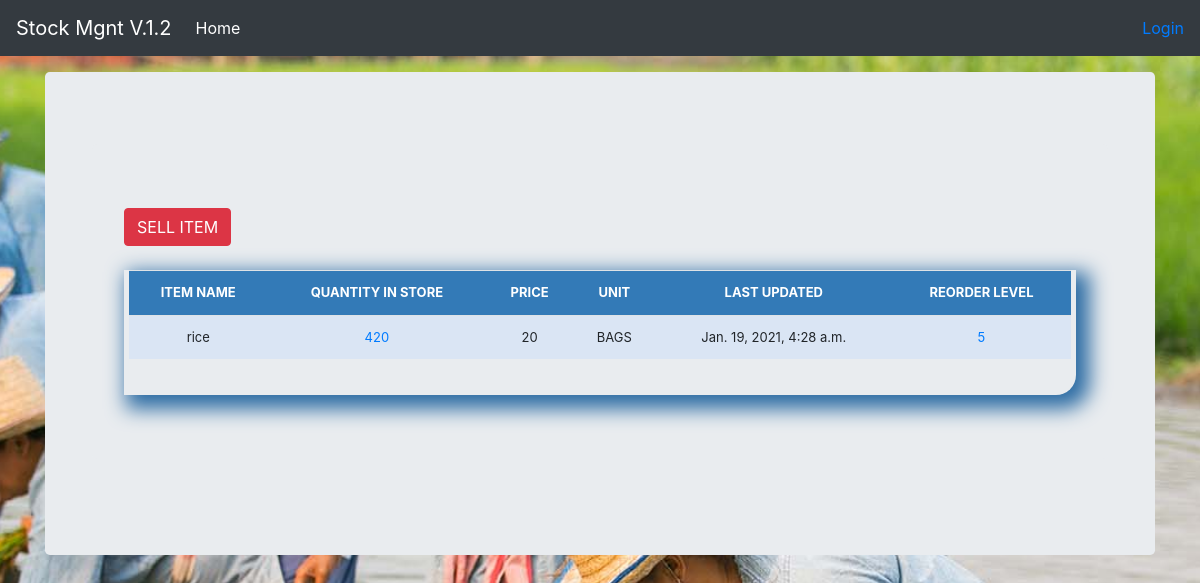
/shop_stock_detail/2/, run on an earlier commit of the app's database.
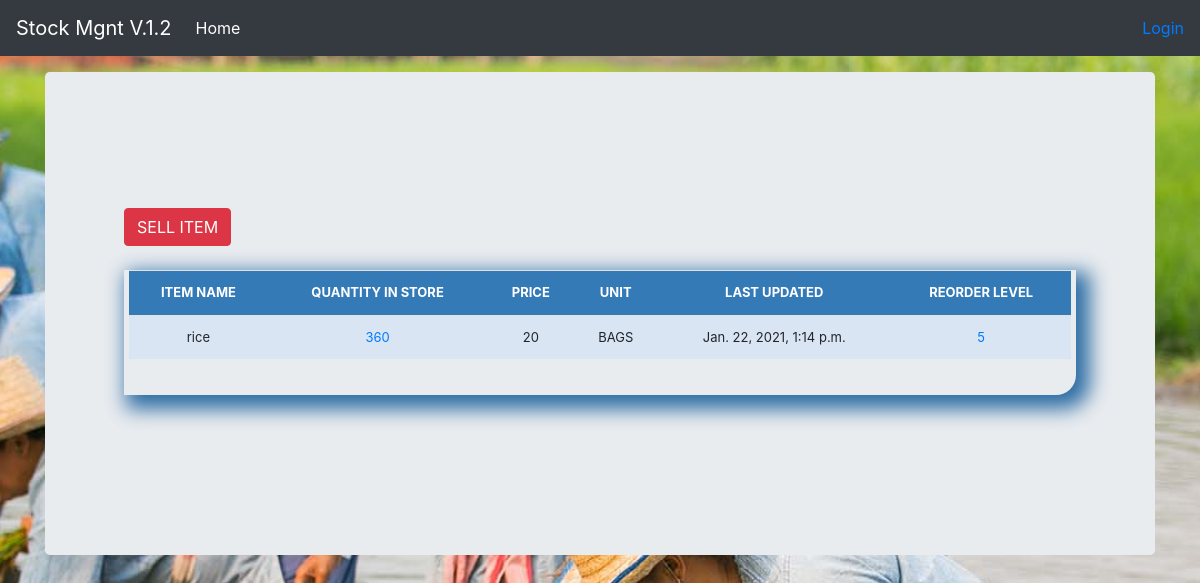
And on a later commit of the database.
### stockmgmt/models.py (models this page shows, shortened)
class Stock(models.Model):
    category = models.ForeignKey(Category, on_delete=models.CASCADE, blank=True)
    sub_category = models.ForeignKey(SubCategory, on_delete=models.CASCADE, blank=True,null=True,verbose_name='UNIT')
    item_name = models.CharField(max_length=50, blank=True, null=True)
    quantity = models.IntegerField(default='0', blank=True, null=True)
    receive_quantity = models.IntegerField(default='0', blank=True, null=True)
    receive_by = models.CharField(max_length=50, blank=True, null=True)
    issue_quantity = models.IntegerField(default='0', blank=True, null=True)
    issue_by = models.CharField(max_length=50, blank=True, null=True, choices=issue_to_category)
    issue_by_model = models.ForeignKey(All_Store, on_delete=models.CASCADE, blank=True, null=True,
                                       related_name='issue_to_model')
    ordered_items=models.IntegerField(blank=True, null=True,default=0,verbose_name='Number of items')
    issue_to = models.CharField(max_length=50, blank=True, null=True, choices=issue_to_category)
    issue_to_model = models.ForeignKey(All_Store, on_delete=models.CASCADE, blank=True, null=True,
                                       related_name='issue_by_model')
    phone_number = models.CharField(max_length=50, blank=True, null=True)
    created_by = models.CharField(max_length=50, blank=True, null=True)
    reorder_level = models.IntegerField(default='0', blank=True, null=True)
    last_updated = models.DateTimeField(auto_now_add=False, auto_now=True)
    timestamp = models.DateTimeField(auto_now_add=True, auto_now=False)
    price = models.IntegerField(default='0', blank=True, null=True)

class SubCategory(models.Model):
    category=models.ForeignKey(Category,on_delete=models.CASCADE,related_name='stock_Categories')
    name=models.CharField(max_length=100,db_index=True)

### stockmgmt/views.py (the view)
# urls.py: path('shop_stock_detail/<str:pk>/', views.shop_stock_detail, name="shop_stock_detail"),
def shop_stock_detail(request, pk):
    queryset = Stock.objects.get(id=pk)
    remainnig=Shop_Record.objects.get(product__pk=pk,store=queryset.issue_to_model).remaining_items
    reoder_level=Shop_Record.objects.get(product__pk=pk,store=queryset.issue_to_model).reoder_level
    shop_record=Shop_Record.objects.get(product__pk=pk,store=queryset.issue_to_model)
    all_store = All_Store.objects.all()
    context = {
        "queryset": queryset,
        'remaining':remainnig,
        'stores':all_store,
        'shop_record':shop_record,
        'reoder_level':reoder_level,
    }
    return render(request, "shop_stock_detail.html", context)

### stockmgmt/templates/shop_stock_detail.html (shortened to what this page needs)
{% extends "base.html" %}
{% load crispy_forms_tags %}
{% load static %}
{% block body %}
<main role="main" class="container">
  <div class="jumbotron">
<a href="{% url 'sell_items' queryset.id %}"><div class='btn btn-danger'>SELL ITEM</div></a>
        <br><br>
        <div class="display_table">
          <table class='table'>
                  <tr>
                    <th>ITEM NAME</th>
                    <th>QUANTITY IN STORE</th>
                      <th>PRICE</th>
                      <th>UNIT</th>
                    <th>LAST UPDATED</th>
                    <th>REORDER LEVEL</th>
                  </tr>
                  <tr>
                    <td>{{queryset.item_name}}</td>
                    <td>
                                     {% if remaining <= reoder_level %}
                  <div style="background-color: orange;">
                      <a href="{% url 'shop_stock_detail' queryset.id %}">{{remaining}}</a></div>
                  {% else %}
                <a href="{% url 'shop_stock_detail' queryset.id %}">{{remaining}}</a>
                                     {% endif %}</td>
                  <td>{{ queryset.price }}</td>
                      <td>{{ queryset.sub_category.name }}</td>
                    <td>{{queryset.last_updated}}</td>
                    <td><a href="{% url 'shop_reoder_level' shop_record.store.slug queryset.pk %}">{{reoder_level}}</a></td>
                  </tr>
          </table>
        </div>
  </div>
</main>
{% endblock %}

What changed in the data, as far as the page shows it:
changed Stock "rice": last_updated "Jan. 19, 2021, 4:28 a.m." → "Jan. 22, 2021, 1:14 p.m."
Also different on the page:
{{ remaining }}: "420" → "360"
